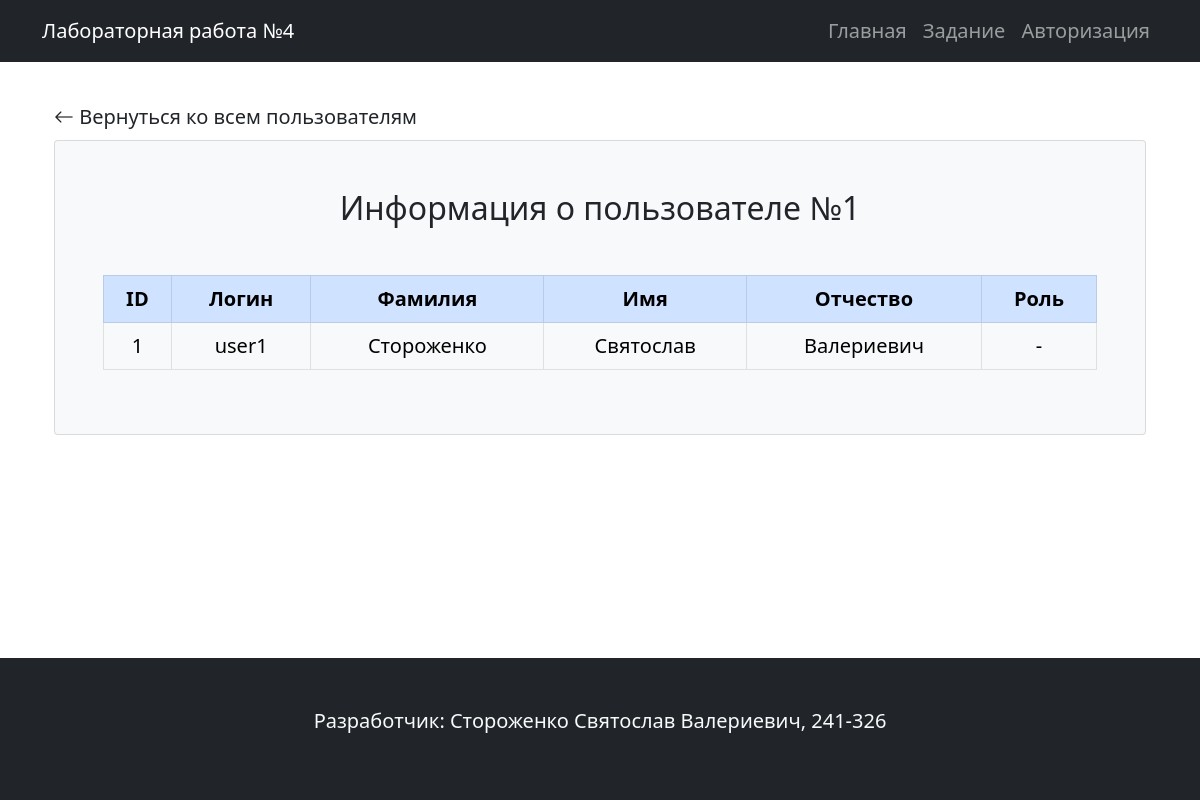
Page /user/1 on the committed database.
### models.py (models this page shows, shortened)
class User(UserMixin, db.Model):
    __tablename__ = 'users'
    id = db.Column(db.Integer, primary_key=True)
    login = db.Column(db.String(50), unique=True, nullable=False)
    password_hash = db.Column(db.String(200), nullable=False)
    last_name = db.Column(db.String(50), nullable=False)
    first_name = db.Column(db.String(50), nullable=False)
    middle_name = db.Column(db.String(50), nullable=True)
    role_id = db.Column(db.Integer, db.ForeignKey('roles.id'), nullable=True)
    created_at = db.Column(db.DateTime, default=lambda: datetime.now(timezone.utc), nullable=False)
    role_ref = db.relationship('Role', back_populates='users')

### app.py (the view)
@app.route('/user/<int:user_id>')
def user_page(user_id):
    user: User = User.query.filter_by(id=int(user_id)).first()
    return (render_template('user.html', user=user))

### templates/user.html
{% extends 'base.html' %}
{% block content %}
<div class="container mt-4">
    <div class="mb-2">
        <a href="{{ url_for('index') }}" class="return_back"><i class="bi bi-arrow-left"></i> Вернуться ко всем пользователям</a>
    </div>
{% if not user %}
<div class="card bg-light p-5">
    <h2 class="text-center">Кажется... Пользователь не найден!</h2>
</div>
{% else %}
<div class="card bg-light p-5">
    <h2 class="text-center mb-5">Информация о пользователе №{{user.id}}</h2>
    <table class="table table-light table-hover table-bordered text-center">
        <thead class="table-primary">
            <tr>
                <th scope="col">ID</th>
                <th scope="col">Логин</th>
                <th scope="col">Фамилия</th>
                <th scope="col">Имя</th>
                <th scope="col">Отчество</th>
                <th scope="col">Роль</th>
            </tr>
        </thead>
        <tbody>
            <tr>
                <td>{{user.id}}</td>
                <td>{{user.login}}</td>
                <td>{{user.last_name}}</td>
                <td>{{user.first_name}}</td>
                <td>{{user.middle_name or '-'}}</td>
                <td>{{user.role_ref.name or '-'}}</td>
            </tr>
        </tbody>
    </table>
</div>
{% endif %}
</div>
{% endblock %}

### static/styles.css (style rules this page uses)
body { font-size: 1.25rem; }
.return_back { color: #212529; text-decoration: none; transition: 0.3s ease-in; }

### rows in the picture
User: id "1", login "user1", last_name "Стороженко", first_name "Святослав", middle_name "Валериевич"

### other values in the picture
{{ user.role_ref.name or '-' }} "-"
